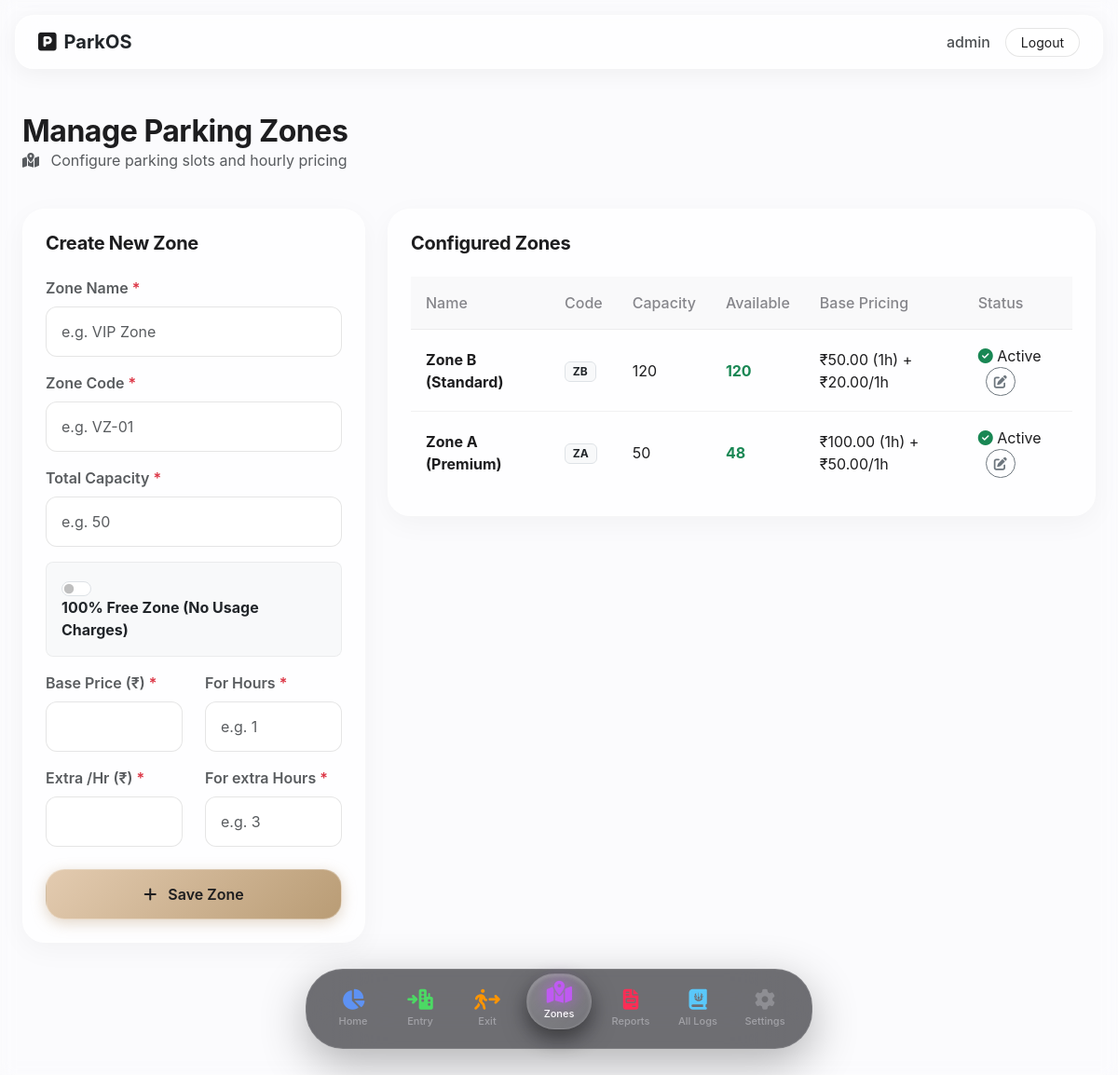
The page /zones/ (signed in) on the database as committed earlier.
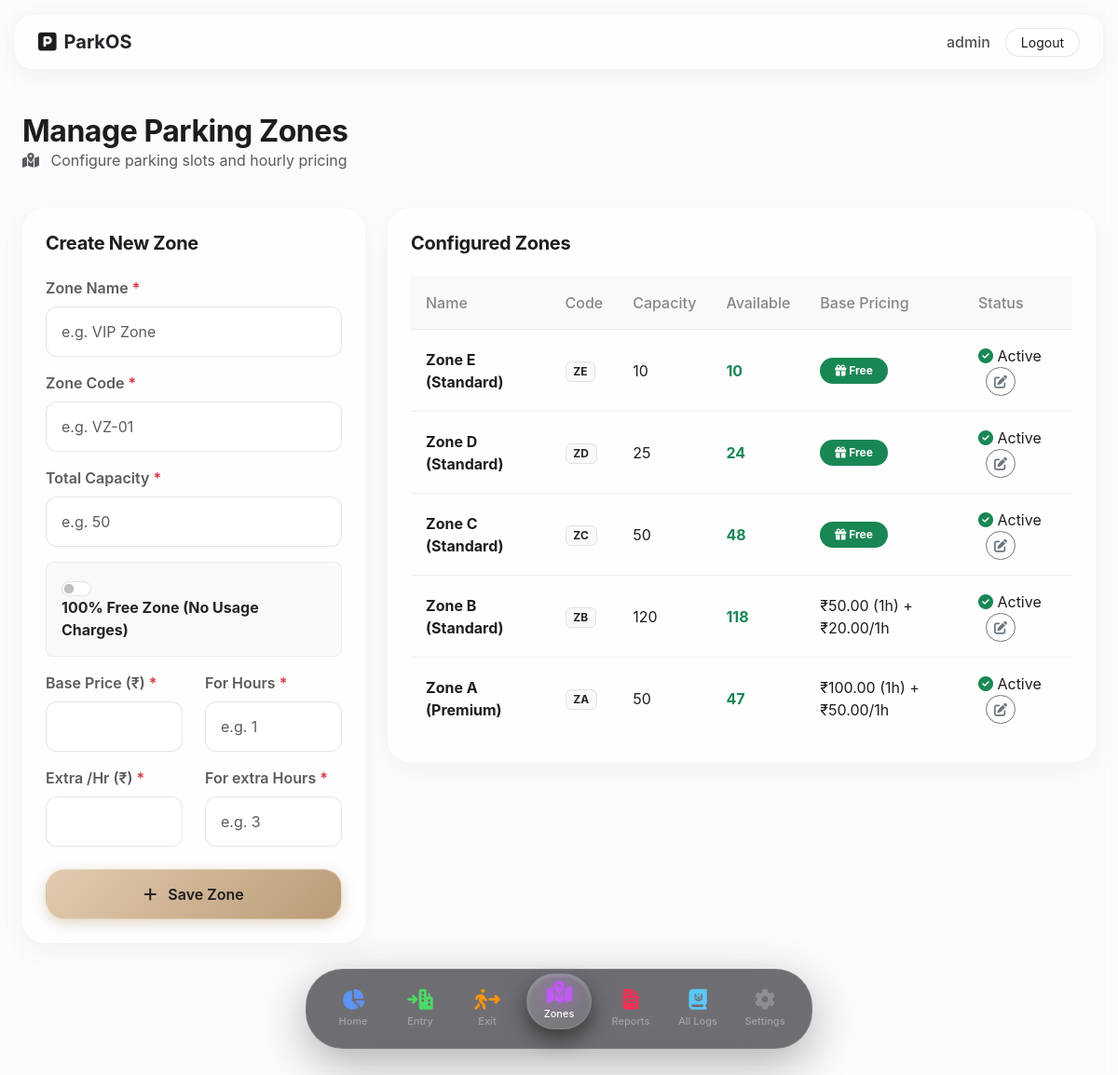
The same page on the database as committed later.
### parking/models.py (models this page shows, shortened)
class ParkingZone(models.Model):
    name = models.CharField(max_length=100)
    code = models.CharField(max_length=20, unique=True)
    capacity = models.PositiveIntegerField(default=50)
    vehicle_types = models.CharField(max_length=200, help_text="Comma separated types, e.g. Car,Bike,Truck")
    base_hourly_price = models.DecimalField(max_digits=10, decimal_places=2, help_text="Price for first base hours")
    additional_hour_after = models.PositiveIntegerField(default=1, help_text="Apply additional price after X hours")
    extra_hours_step = models.PositiveIntegerField(default=1, help_text="Charge applies per every X extra hours")
    additional_hour_price = models.DecimalField(max_digits=10, decimal_places=2)
    is_free = models.BooleanField(default=False, help_text="If checked, zone is 100% free")
    assigned_staff = models.ManyToManyField(User, limit_choices_to={'role': 'Staff'}, blank=True)
    is_active = models.BooleanField(default=True)
    created_at = models.DateTimeField(auto_now_add=True)
    updated_at = models.DateTimeField(auto_now=True)
    def current_occupancy(self):
        return self.vehiclerecord_set.filter(status='ACTIVE').count()
    def available_slots(self):
        return max(0, self.capacity - self.current_occupancy())

### parking/views.py (the view, shortened to what this page needs)
# urls.py: path('zones/', views.zones_view, name='zones'),
@login_required
def zones_view(request):
    zones = ParkingZone.objects.all().order_by('-id')
    return render(request, 'parking/zones.html', {'title': 'Parking Zones', 'zones': zones})

### templates/parking/zones.html (shortened to what the changed rows need)
{% extends "base.html" %}
{% block content %}
<div class="row align-items-center mb-4">
    <div class="col-12">
        <h2 class="mb-0 fw-bold">Manage Parking Zones</h2>
    </div>
</div>
<div class="row">
    <div class="col-lg-8 mb-4">
        <div class="glass-card p-4">
            <div class="table-responsive">
                <table class="apple-table">
                    <thead>
                        <tr>
                            <th>Name</th>
                            <th>Code</th>
                            <th>Capacity</th>
                            <th>Available</th>
                            <th>Base Pricing</th>
                            <th>Status</th>
                        </tr>
                    </thead>
                    <tbody>
                        {% for zone in zones %}
                        <tr>
                            <td class="fw-bold">{{ zone.name }}</td>
                            <td><span class="badge bg-light text-dark border">{{ zone.code }}</span></td>
                            <td>{{ zone.capacity }}</td>
                            <td class="{% if zone.available_slots == 0 %}text-danger fw-bold{% else %}text-success fw-bold{% endif %}">
                                {{ zone.available_slots }}
                            </td>
                            <td>
                                {% if zone.is_free %}
                                    <span class="badge bg-success rounded-pill px-3 py-2"><i class="fa-solid fa-gift"></i> Free</span>
                                {% else %}
                                    ₹{{ zone.base_hourly_price }} ({{ zone.additional_hour_after }}h) + ₹{{ zone.additional_hour_price }}/{{ zone.extra_hours_step }}h
                                {% endif %}
                            </td>
                            <td>
                                {% if zone.is_active %}
                                    <i class="fa-solid fa-circle-check text-success"></i> Active
                                {% else %}
                                    <i class="fa-solid fa-circle-xmark text-danger"></i> Disabled
                                {% endif %}
                                {% if request.user.can_edit_zones or request.user.is_superuser %}
                                <button type="button" class="btn btn-sm btn-outline-secondary rounded-pill px-2 ms-2" data-bs-toggle="modal" data-bs-target="#editZoneModal{{ zone.id }}">
                                    <i class="fa-solid fa-pen-to-square"></i>
                                </button>
                                {% endif %}
                            </td>
                        </tr>
                        {% empty %}
                        <tr><td colspan="6" class="text-center text-muted">No zones configured.</td></tr>
                        {% endfor %}
                    </tbody>
                </table>
            </div>
        </div>
    </div>
</div>
{% endblock %}

Rows that differ between the two databases and show on the page:
added ParkingZone: name "Zone E (Standard)", code "ZE", capacity "10", available_slots "10", is_free True (drawn), is_active True (drawn)
added ParkingZone: name "Zone D (Standard)", code "ZD", capacity "25", available_slots "24", is_free True (drawn), is_active True (drawn)
added ParkingZone: name "Zone C (Standard)", code "ZC", capacity "50", available_slots "48", is_free True (drawn), is_active True (drawn)
computed for ParkingZone "Zone B (Standard)": available_slots "120" → "118"
computed for ParkingZone "Zone A (Premium)": available_slots "48" → "47"
